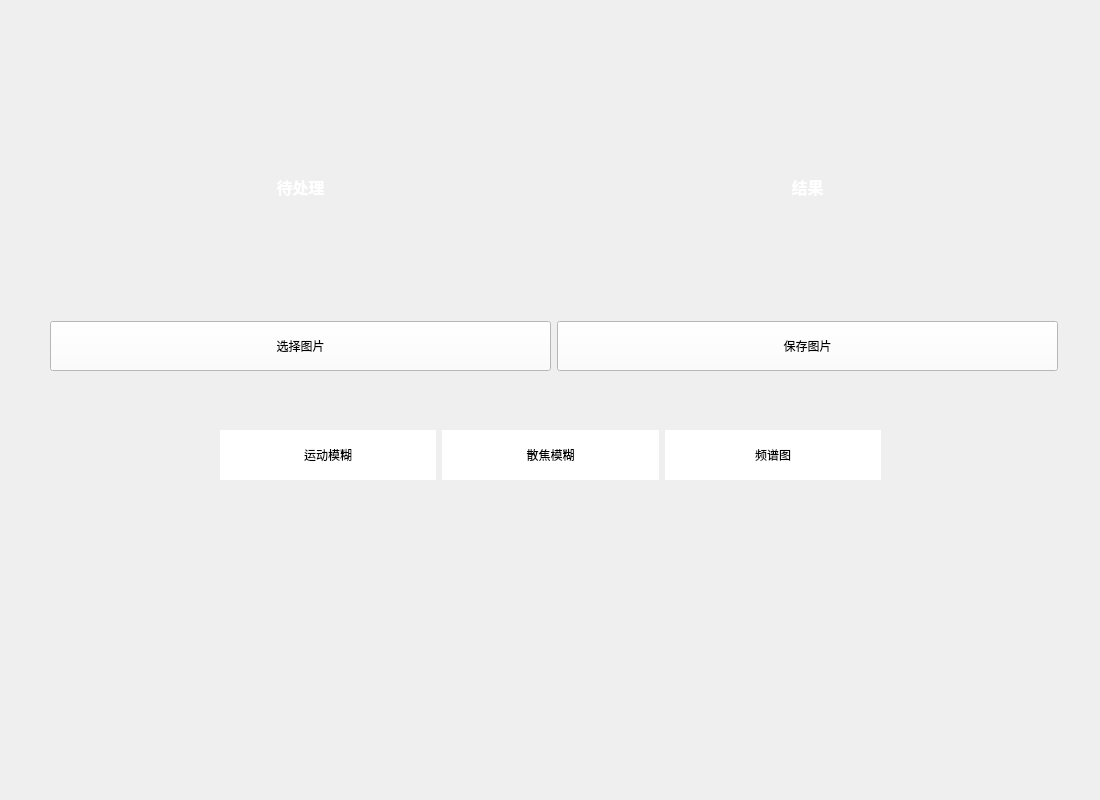
<?xml version="1.0" encoding="UTF-8"?>
<ui version="4.0">
 <class>Formwin8</class>
 <widget class="QWidget" name="Formwin8">
  <property name="geometry">
   <rect>
    <x>0</x>
    <y>0</y>
    <width>1100</width>
    <height>800</height>
   </rect>
  </property>
  <property name="minimumSize">
   <size>
    <width>1100</width>
    <height>700</height>
   </size>
  </property>
  <property name="windowTitle">
   <string>Form</string>
  </property>
  <widget class="QWidget" name="layoutWidget">
   <property name="geometry">
    <rect>
     <x>50</x>
     <y>60</y>
     <width>1008</width>
     <height>311</height>
    </rect>
   </property>
   <property name="minimumSize">
    <size>
     <width>500</width>
     <height>0</height>
    </size>
   </property>
   <layout class="QGridLayout" name="gridLayout">
    <item row="1" column="0">
     <widget class="QPushButton" name="pushButton_load">
      <property name="minimumSize">
       <size>
        <width>400</width>
        <height>50</height>
       </size>
      </property>
      <property name="maximumSize">
       <size>
        <width>16777215</width>
        <height>50</height>
       </size>
      </property>
      <property name="styleSheet">
       <string notr="true">background-color: rgb(255, 255, 255);</string>
      </property>
      <property name="text">
       <string>选择图片</string>
      </property>
     </widget>
    </item>
    <item row="0" column="1">
     <widget class="QLabel" name="label_jieguo">
      <property name="minimumSize">
       <size>
        <width>500</width>
        <height>0</height>
       </size>
      </property>
      <property name="styleSheet">
       <string notr="true"/>
      </property>
      <property name="text">
       <string>&lt;html&gt;&lt;head/&gt;&lt;body&gt;&lt;p align=&quot;center&quot;&gt;&lt;span style=&quot; font-size:12pt; font-weight:600; color:#ffffff;&quot;&gt;结果&lt;/span&gt;&lt;/p&gt;&lt;/body&gt;&lt;/html&gt;</string>
      </property>
     </widget>
    </item>
    <item row="0" column="0">
     <widget class="QLabel" name="label_daichuli">
      <property name="minimumSize">
       <size>
        <width>500</width>
        <height>0</height>
       </size>
      </property>
      <property name="styleSheet">
       <string notr="true"/>
      </property>
      <property name="text">
       <string>&lt;html&gt;&lt;head/&gt;&lt;body&gt;&lt;p align=&quot;center&quot;&gt;&lt;span style=&quot; font-size:12pt; font-weight:600; color:#ffffff;&quot;&gt;待处理&lt;/span&gt;&lt;/p&gt;&lt;/body&gt;&lt;/html&gt;</string>
      </property>
     </widget>
    </item>
    <item row="1" column="1">
     <widget class="QPushButton" name="pushButton_save">
      <property name="minimumSize">
       <size>
        <width>400</width>
        <height>50</height>
       </size>
      </property>
      <property name="styleSheet">
       <string notr="true">background-color: rgb(255, 255, 255);</string>
      </property>
      <property name="text">
       <string>保存图片</string>
      </property>
     </widget>
    </item>
   </layout>
  </widget>
  <widget class="QWidget" name="layoutWidget">
   <property name="geometry">
    <rect>
     <x>220</x>
     <y>400</y>
     <width>661</width>
     <height>111</height>
    </rect>
   </property>
   <property name="minimumSize">
    <size>
     <width>80</width>
     <height>50</height>
    </size>
   </property>
   <layout class="QHBoxLayout" name="horizontalLayout">
    <item>
     <widget class="QPushButton" name="pushButton_yd">
      <property name="minimumSize">
       <size>
        <width>80</width>
        <height>50</height>
       </size>
      </property>
      <property name="styleSheet">
       <string notr="true">background-color: rgb(255, 255, 255);border-radius:30px;</string>
      </property>
      <property name="text">
       <string>运动模糊</string>
      </property>
     </widget>
    </item>
    <item>
     <widget class="QPushButton" name="pushButton_sj">
      <property name="minimumSize">
       <size>
        <width>80</width>
        <height>50</height>
       </size>
      </property>
      <property name="styleSheet">
       <string notr="true">background-color: rgb(255, 255, 255);border-radius:30px;</string>
      </property>
      <property name="text">
       <string>散焦模糊</string>
      </property>
     </widget>
    </item>
    <item>
     <widget class="QPushButton" name="pushButton_pinpu">
      <property name="minimumSize">
       <size>
        <width>80</width>
        <height>50</height>
       </size>
      </property>
      <property name="styleSheet">
       <string notr="true">background-color: rgb(255, 255, 255);border-radius:30px;</string>
      </property>
      <property name="text">
       <string>频谱图</string>
      </property>
     </widget>
    </item>
   </layout>
  </widget>
 </widget>
 <resources/>
 <connections/>
</ui>
